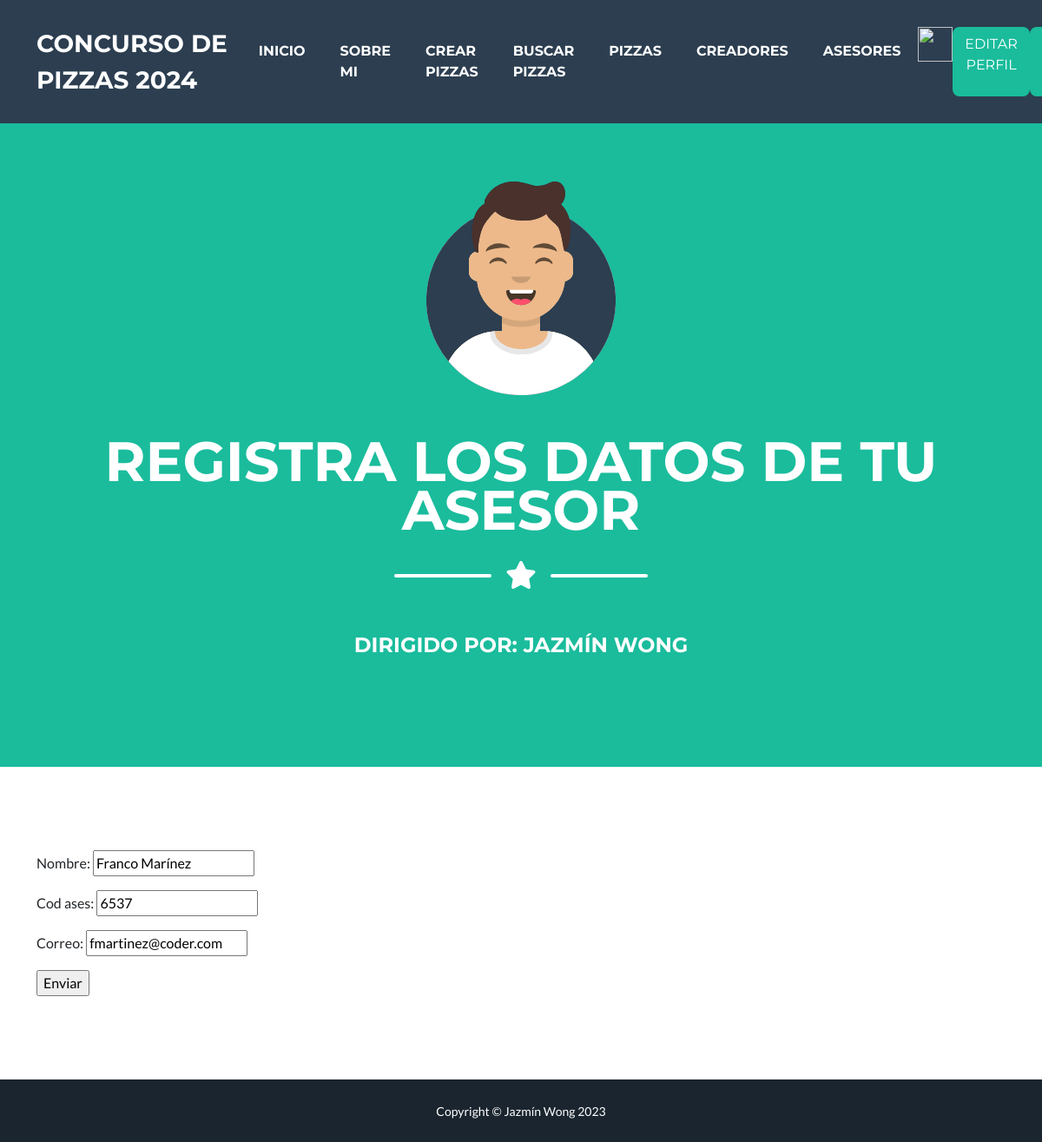
/AppPizzas/Asesor/editar/4 (signed in), run on the app's committed database.
### AppPizzas/models.py (models this page shows, shortened)
class Asesor(models.Model):
    nombre = models.CharField(max_length=30)
    cod_ases = models.IntegerField()
    correo = models.EmailField()

### AppPizzas/views.py (the view)
# urls.py: path('Asesor/editar/<int:pk>', ActualizarAsesor.as_view(),name='AsesorEditar'),
class ActualizarAsesor(LoginRequiredMixin,UpdateView):
    model = Asesor
    success_url = "/AppPizzas/Asesor/list"
    fields = ["nombre","cod_ases","correo"]

### AppPizzas/templates/AppPizzas/asesor_form.html (shortened to what this page needs)
{% extends "AppPizzas/padre.html" %}
{% load static %}
{% block titulo %}
Registra los datos de tu asesor
{% endblock %}
{% block content %}
<!DOCTYPE html>
<html lang="en">
<head>
</head>
<body>
    <form action="" method="POST"> {%csrf_token %}
        {{form.as_p}}
        <input type="submit" value="Enviar">
    </form>
</body>
</html>
{% endblock %}

### data on the page
Asesor: nombre "Franco Marínez", cod_ases "6537", correo "fmartinez@coder.com"
